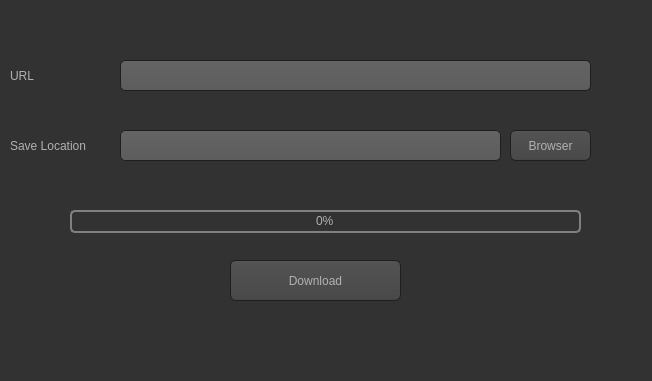
<?xml version="1.0" encoding="UTF-8"?>
<ui version="4.0">
 <class>MainWindow</class>
 <widget class="QMainWindow" name="MainWindow">
  <property name="geometry">
   <rect>
    <x>0</x>
    <y>0</y>
    <width>652</width>
    <height>381</height>
   </rect>
  </property>
  <property name="windowTitle">
   <string>MainWindow</string>
  </property>
  <property name="styleSheet">
   <string notr="true">QToolTip
{
     border: 1px solid black;
     background-color: #ffa02f;
     padding: 1px;
     border-radius: 3px;
     opacity: 100;
}

QWidget
{
    color: #b1b1b1;
    background-color: #323232;
}

QTreeView, QListView
{
    background-color: silver;
    margin-left: 5px;
}

QWidget:item:hover
{
    background-color: QLinearGradient( x1: 0, y1: 0, x2: 0, y2: 1, stop: 0 #ffa02f, stop: 1 #ca0619);
    color: #000000;
}

QWidget:item:selected
{
    background-color: QLinearGradient( x1: 0, y1: 0, x2: 0, y2: 1, stop: 0 #ffa02f, stop: 1 #d7801a);
}

QMenuBar::item
{
    background: transparent;
}

QMenuBar::item:selected
{
    background: transparent;
    border: 1px solid #ffaa00;
}

QMenuBar::item:pressed
{
    background: #444;
    border: 1px solid #000;
    background-color: QLinearGradient(
        x1:0, y1:0,
        x2:0, y2:1,
        stop:1 #212121,
        stop:0.4 #343434/*,
        stop:0.2 #343434,
        stop:0.1 #ffaa00*/
    );
    margin-bottom:-1px;
    padding-bottom:1px;
}

QMenu
{
    border: 1px solid #000;
}

QMenu::item
{
    padding: 2px 20px 2px 20px;
}

QMenu::item:selected
{
    color: #000000;
}

QWidget:disabled
{
    color: #808080;
    background-color: #323232;
}

QAbstractItemView
{
    background-color: QLinearGradient( x1: 0, y1: 0, x2: 0, y2: 1, stop: 0 #4d4d4d, stop: 0.1 #646464, stop: 1 #5d5d5d);
}

QWidget:focus
{
    /*border: 1px solid darkgray;*/
}

QLineEdit
{
    background-color: QLinearGradient( x1: 0, y1: 0, x2: 0, y2: 1, stop: 0 #4d4d4d, stop: 0 #646464, stop: 1 #5d5d5d);
    padding: 1px;
    border-style: solid;
    border: 1px solid #1e1e1e;
    border-radius: 5;
}

QPushButton
{
    color: #b1b1b1;
    background-color: QLinearGradient( x1: 0, y1: 0, x2: 0, y2: 1, stop: 0 #565656, stop: 0.1 #525252, stop: 0.5 #4e4e4e, stop: 0.9 #4a4a4a, stop: 1 #464646);
    border-width: 1px;
    border-color: #1e1e1e;
    border-style: solid;
    border-radius: 6;
    padding: 3px;
    font-size: 12px;
    padding-left: 5px;
    padding-right: 5px;
    min-width: 40px;
}

QPushButton:pressed
{
    background-color: QLinearGradient( x1: 0, y1: 0, x2: 0, y2: 1, stop: 0 #2d2d2d, stop: 0.1 #2b2b2b, stop: 0.5 #292929, stop: 0.9 #282828, stop: 1 #252525);
}

QComboBox
{
    selection-background-color: #ffaa00;
    background-color: QLinearGradient( x1: 0, y1: 0, x2: 0, y2: 1, stop: 0 #565656, stop: 0.1 #525252, stop: 0.5 #4e4e4e, stop: 0.9 #4a4a4a, stop: 1 #464646);
    border-style: solid;
    border: 1px solid #1e1e1e;
    border-radius: 5;
}

QComboBox:hover,QPushButton:hover
{
    border: 2px solid QLinearGradient( x1: 0, y1: 0, x2: 0, y2: 1, stop: 0 #ffa02f, stop: 1 #d7801a);
}


QComboBox:on
{
    padding-top: 3px;
    padding-left: 4px;
    background-color: QLinearGradient( x1: 0, y1: 0, x2: 0, y2: 1, stop: 0 #2d2d2d, stop: 0.1 #2b2b2b, stop: 0.5 #292929, stop: 0.9 #282828, stop: 1 #252525);
    selection-background-color: #ffaa00;
}

QComboBox QAbstractItemView
{
    border: 2px solid darkgray;
    selection-background-color: QLinearGradient( x1: 0, y1: 0, x2: 0, y2: 1, stop: 0 #ffa02f, stop: 1 #d7801a);
}

QComboBox::drop-down
{
     subcontrol-origin: padding;
     subcontrol-position: top right;
     width: 15px;

     border-left-width: 0px;
     border-left-color: darkgray;
     border-left-style: solid; /* just a single line */
     border-top-right-radius: 3px; /* same radius as the QComboBox */
     border-bottom-right-radius: 3px;
 }

QComboBox::down-arrow
{
     image: url(:/dark_orange/img/down_arrow.png);
}

QGroupBox
{
    border: 1px solid darkgray;
    margin-top: 10px;
}

QGroupBox:focus
{
    border: 1px solid darkgray;
}

QTextEdit:focus
{
    border: 1px solid darkgray;
}

QScrollBar:horizontal {
     border: 1px solid #222222;
     background: QLinearGradient( x1: 0, y1: 0, x2: 0, y2: 1, stop: 0.0 #121212, stop: 0.2 #282828, stop: 1 #484848);
     height: 7px;
     margin: 0px 16px 0 16px;
}

QScrollBar::handle:horizontal
{
      background: QLinearGradient( x1: 0, y1: 0, x2: 1, y2: 0, stop: 0 #ffa02f, stop: 0.5 #d7801a, stop: 1 #ffa02f);
      min-height: 20px;
      border-radius: 2px;
}

QScrollBar::add-line:horizontal {
      border: 1px solid #1b1b19;
      border-radius: 2px;
      background: QLinearGradient( x1: 0, y1: 0, x2: 1, y2: 0, stop: 0 #ffa02f, stop: 1 #d7801a);
      width: 14px;
      subcontrol-position: right;
      subcontrol-origin: margin;
}

QScrollBar::sub-line:horizontal {
      border: 1px solid #1b1b19;
      border-radius: 2px;
      background: QLinearGradient( x1: 0, y1: 0, x2: 1, y2: 0, stop: 0 #ffa02f, stop: 1 #d7801a);
      width: 14px;
     subcontrol-position: left;
     subcontrol-origin: margin;
}

QScrollBar::right-arrow:horizontal, QScrollBar::left-arrow:horizontal
{
      border: 1px solid black;
      width: 1px;
      height: 1px;
      background: white;
}

QScrollBar::add-page:horizontal, QScrollBar::sub-page:horizontal
{
      background: none;
}

QScrollBar:vertical
{
      background: QLinearGradient( x1: 0, y1: 0, x2: 1, y2: 0, stop: 0.0 #121212, stop: 0.2 #282828, stop: 1 #484848);
      width: 7px;
      margin: 16px 0 16px 0;
      border: 1px solid #222222;
}

QScrollBar::handle:vertical
{
      background: QLinearGradient( x1: 0, y1: 0, x2: 0, y2: 1, stop: 0 #ffa02f, stop: 0.5 #d7801a, stop: 1 #ffa02f);
      min-height: 20px;
      border-radius: 2px;
}

QScrollBar::add-line:vertical
{
      border: 1px solid #1b1b19;
      border-radius: 2px;
      background: QLinearGradient( x1: 0, y1: 0, x2: 0, y2: 1, stop: 0 #ffa02f, stop: 1 #d7801a);
      height: 14px;
      subcontrol-position: bottom;
      subcontrol-origin: margin;
}

QScrollBar::sub-line:vertical
{
      border: 1px solid #1b1b19;
      border-radius: 2px;
      background: QLinearGradient( x1: 0, y1: 0, x2: 0, y2: 1, stop: 0 #d7801a, stop: 1 #ffa02f);
      height: 14px;
      subcontrol-position: top;
      subcontrol-origin: margin;
}

QScrollBar::up-arrow:vertical, QScrollBar::down-arrow:vertical
{
      border: 1px solid black;
      width: 1px;
      height: 1px;
      background: white;
}


QScrollBar::add-page:vertical, QScrollBar::sub-page:vertical
{
      background: none;
}

QTextEdit
{
    background-color: #242424;
}

QPlainTextEdit
{
    background-color: #242424;
}

QHeaderView::section
{
    background-color: QLinearGradient(x1:0, y1:0, x2:0, y2:1, stop:0 #616161, stop: 0.5 #505050, stop: 0.6 #434343, stop:1 #656565);
    color: white;
    padding-left: 4px;
    border: 1px solid #6c6c6c;
}

QCheckBox:disabled
{
color: #414141;
}

QDockWidget::title
{
    text-align: center;
    spacing: 3px; /* spacing between items in the tool bar */
    background-color: QLinearGradient(x1:0, y1:0, x2:0, y2:1, stop:0 #323232, stop: 0.5 #242424, stop:1 #323232);
}

QDockWidget::close-button, QDockWidget::float-button
{
    text-align: center;
    spacing: 1px; /* spacing between items in the tool bar */
    background-color: QLinearGradient(x1:0, y1:0, x2:0, y2:1, stop:0 #323232, stop: 0.5 #242424, stop:1 #323232);
}

QDockWidget::close-button:hover, QDockWidget::float-button:hover
{
    background: #242424;
}

QDockWidget::close-button:pressed, QDockWidget::float-button:pressed
{
    padding: 1px -1px -1px 1px;
}

QMainWindow::separator
{
    background-color: QLinearGradient(x1:0, y1:0, x2:0, y2:1, stop:0 #161616, stop: 0.5 #151515, stop: 0.6 #212121, stop:1 #343434);
    color: white;
    padding-left: 4px;
    border: 1px solid #4c4c4c;
    spacing: 3px; /* spacing between items in the tool bar */
}

QMainWindow::separator:hover
{

    background-color: QLinearGradient(x1:0, y1:0, x2:0, y2:1, stop:0 #d7801a, stop:0.5 #b56c17 stop:1 #ffa02f);
    color: white;
    padding-left: 4px;
    border: 1px solid #6c6c6c;
    spacing: 3px; /* spacing between items in the tool bar */
}

QToolBar::handle
{
     spacing: 3px; /* spacing between items in the tool bar */
     background: url(:/dark_orange/img/handle.png);
}

QMenu::separator
{
    height: 2px;
    background-color: QLinearGradient(x1:0, y1:0, x2:0, y2:1, stop:0 #161616, stop: 0.5 #151515, stop: 0.6 #212121, stop:1 #343434);
    color: white;
    padding-left: 4px;
    margin-left: 10px;
    margin-right: 5px;
}

QProgressBar
{
    border: 2px solid grey;
    border-radius: 5px;
    text-align: center;
}

QProgressBar::chunk
{
    background-color: #d7801a;
    width: 2.15px;
    margin: 0.5px;
}

QTabBar::tab {
    color: #b1b1b1;
    border: 1px solid #444;
    border-bottom-style: none;
    background-color: #323232;
    padding-left: 10px;
    padding-right: 10px;
    padding-top: 3px;
    padding-bottom: 2px;
    margin-right: -1px;
}

QTabWidget::pane {
    border: 1px solid #444;
    top: 1px;
}

QTabBar::tab:last
{
    margin-right: 0; /* the last selected tab has nothing to overlap with on the right */
    border-top-right-radius: 3px;
}

QTabBar::tab:first:!selected
{
 margin-left: 0px; /* the last selected tab has nothing to overlap with on the right */


    border-top-left-radius: 3px;
}

QTabBar::tab:!selected
{
    color: #b1b1b1;
    border-bottom-style: solid;
    margin-top: 3px;
    background-color: QLinearGradient(x1:0, y1:0, x2:0, y2:1, stop:1 #212121, stop:.4 #343434);
}

QTabBar::tab:selected
{
    border-top-left-radius: 3px;
    border-top-right-radius: 3px;
    margin-bottom: 0px;
}

QTabBar::tab:!selected:hover
{
    /*border-top: 2px solid #ffaa00;
    padding-bottom: 3px;*/
    border-top-left-radius: 3px;
    border-top-right-radius: 3px;
    background-color: QLinearGradient(x1:0, y1:0, x2:0, y2:1, stop:1 #212121, stop:0.4 #343434, stop:0.2 #343434, stop:0.1 #ffaa00);
}

QRadioButton::indicator:checked, QRadioButton::indicator:unchecked{
    color: #b1b1b1;
    background-color: #323232;
    border: 1px solid #b1b1b1;
    border-radius: 6px;
}

QRadioButton::indicator:checked
{
    background-color: qradialgradient(
        cx: 0.5, cy: 0.5,
        fx: 0.5, fy: 0.5,
        radius: 1.0,
        stop: 0.25 #ffaa00,
        stop: 0.3 #323232
    );
}

QCheckBox::indicator{
    color: #b1b1b1;
    background-color: #323232;
    border: 1px solid #b1b1b1;
    width: 9px;
    height: 9px;
}

QRadioButton::indicator
{
    border-radius: 6px;
}

QRadioButton::indicator:hover, QCheckBox::indicator:hover
{
    border: 1px solid #ffaa00;
}

QCheckBox::indicator:checked
{
    image:url(:/dark_orange/img/checkbox.png);
}

QCheckBox::indicator:disabled, QRadioButton::indicator:disabled
{
    border: 1px solid #444;
}


QSlider::groove:horizontal {
    border: 1px solid #3A3939;
    height: 8px;
    background: #201F1F;
    margin: 2px 0;
    border-radius: 2px;
}

QSlider::handle:horizontal {
    background: QLinearGradient( x1: 0, y1: 0, x2: 0, y2: 1,
      stop: 0.0 silver, stop: 0.2 #a8a8a8, stop: 1 #727272);
    border: 1px solid #3A3939;
    width: 14px;
    height: 14px;
    margin: -4px 0;
    border-radius: 2px;
}

QSlider::groove:vertical {
    border: 1px solid #3A3939;
    width: 8px;
    background: #201F1F;
    margin: 0 0px;
    border-radius: 2px;
}

QSlider::handle:vertical {
    background: QLinearGradient( x1: 0, y1: 0, x2: 0, y2: 1, stop: 0.0 silver,
      stop: 0.2 #a8a8a8, stop: 1 #727272);
    border: 1px solid #3A3939;
    width: 14px;
    height: 14px;
    margin: 0 -4px;
    border-radius: 2px;
}

QAbstractSpinBox {
    padding-top: 2px;
    padding-bottom: 2px;
    border: 1px solid darkgray;

    border-radius: 2px;
    min-width: 50px;
}
</string>
  </property>
  <widget class="QWidget" name="centralwidget">
   <widget class="QLineEdit" name="lineEdit">
    <property name="geometry">
     <rect>
      <x>120</x>
      <y>60</y>
      <width>471</width>
      <height>31</height>
     </rect>
    </property>
   </widget>
   <widget class="QLabel" name="label">
    <property name="geometry">
     <rect>
      <x>10</x>
      <y>60</y>
      <width>71</width>
      <height>31</height>
     </rect>
    </property>
    <property name="text">
     <string>URL</string>
    </property>
   </widget>
   <widget class="QLineEdit" name="lineEdit_2">
    <property name="geometry">
     <rect>
      <x>120</x>
      <y>130</y>
      <width>381</width>
      <height>31</height>
     </rect>
    </property>
   </widget>
   <widget class="QLabel" name="label_2">
    <property name="geometry">
     <rect>
      <x>10</x>
      <y>130</y>
      <width>91</width>
      <height>31</height>
     </rect>
    </property>
    <property name="text">
     <string>Save Location</string>
    </property>
   </widget>
   <widget class="QPushButton" name="pushButton">
    <property name="geometry">
     <rect>
      <x>510</x>
      <y>130</y>
      <width>81</width>
      <height>31</height>
     </rect>
    </property>
    <property name="text">
     <string>Browser</string>
    </property>
   </widget>
   <widget class="QProgressBar" name="progressBar">
    <property name="geometry">
     <rect>
      <x>70</x>
      <y>210</y>
      <width>511</width>
      <height>23</height>
     </rect>
    </property>
    <property name="value">
     <number>0</number>
    </property>
   </widget>
   <widget class="QPushButton" name="pushButton_2">
    <property name="geometry">
     <rect>
      <x>230</x>
      <y>260</y>
      <width>171</width>
      <height>41</height>
     </rect>
    </property>
    <property name="toolTip">
     <string>&lt;html&gt;&lt;head/&gt;&lt;body&gt;&lt;p&gt;Press to start Download&lt;/p&gt;&lt;/body&gt;&lt;/html&gt;</string>
    </property>
    <property name="text">
     <string>Download</string>
    </property>
   </widget>
  </widget>
  <widget class="QMenuBar" name="menubar">
   <property name="geometry">
    <rect>
     <x>0</x>
     <y>0</y>
     <width>652</width>
     <height>22</height>
    </rect>
   </property>
  </widget>
  <widget class="QStatusBar" name="statusbar"/>
 </widget>
 <resources/>
 <connections/>
</ui>
